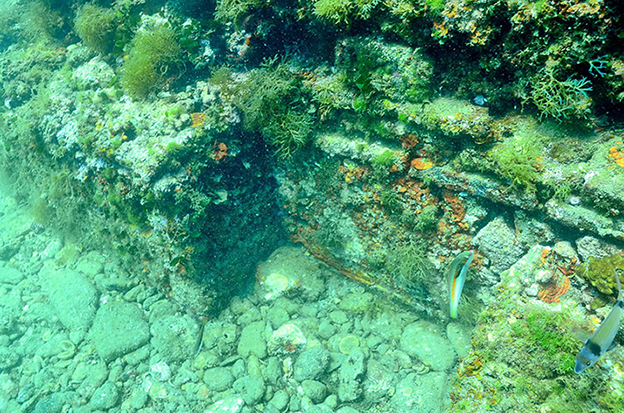
#> input picture input/0001.png, 624 x 413 px; its folder holds only this picture in this run
$ jupyter execute --allow-errors main.ipynb   (shell and % lines are left out)
#> lines starting #> are read from the running program, lines starting #| are printed output that depends on the picture
#> (reads input/imgSrc.json from the repository)
[cell 1]
import numpy as np
import cv2
from matplotlib import pyplot as plt

[cell 2]
def readRawImage(url, rows, cols, color=False):
    count = rows*cols*3 if color == True else rows*cols
    shape = (rows, cols, 3) if color == True else (rows, cols)

    fd = open(url, 'rb')
    file = np.fromfile(fd, dtype=np.uint8, count=count)
    fd.close()
    return file.reshape(shape)


def showScatter(x, y):
    plt.figure(dpi=188)
    plt.axis([np.min(x)-0.1, np.max(x)+0.1, np.min(y)-0.1, np.max(y)+0.1])
    plt.scatter(x, y, s=1)
    plt.show()


def showImage(image, title="", cmap=None):
    plt.figure(dpi=188)
    plt.imshow(image, cmap=None, vmin=0, vmax=255)
    plt.axis("off")
    plt.title(title)
    plt.show()


def showImageHistogram(image, title=""):
    plt.figure(dpi=188)
    plt.hist(image.ravel(), bins=256, range=(0, 255))
    plt.title(title)
    plt.show()


def showImageCDF(image, title=""):
    plt.figure(dpi=188)
    hist, bin_edges = np.histogram(image, bins=256, range=(0, 255))
    cdf = np.cumsum(hist/256/256)
    plt.title(title + "\nSuggest threshold: " +
              str(np.where(cdf > 0.70)[0][0]))
    plt.show()

[cell 3]
cvtMatrices = {}

# RGB2XYZ_Matrix = np.array([[0.5141, 0.3239, 0.1604],
#                            [0.2651, 0.6702, 0.0641],
#                            [0.0241, 0.1228, 0.8444]])
cvtMatrices['rgb2xyz'] = np.array([[0.5141, 0.3239, 0.1604],
                                   [0.2651, 0.6702, 0.0641],
                                   [0.0241, 0.1228, 0.8444]])
cvtMatrices['xyz2rgb'] = np.array([[2.5655219, -1.16682231, -0.3987641],
                                   [-1.02201355,  1.97795944,  0.04398836],
                                   [0.07540761, -0.25434984,  1.1892568]])


# base on https://docs.opencv.org/3.3.0/de/d25/imgproc_color_conversions.html
# RGB2XYZ_Matrix = np.array([[0.412453, 0.357580, 0.180423],
#                            [0.212671, 0.715160, 0.072169],
#                            [0.019334, 0.119193, 0.950227]])
# cvtMatrices['rgb2xyz'] = np.array([[0.412453, 0.357580, 0.180423],
#                                    [0.212671, 0.715160, 0.072169],
#                                    [0.019334, 0.119193, 0.950227]])


# XYZ2LMS_Matrix = np.array([[0.3897, 0.6890, -0.0787],
#                            [-0.2298, 1.1834, 0.0464],
#                            [0.0000, 0.0000, 1.0000]])
cvtMatrices['xyz2lms'] = np.array([[0.3897, 0.6890, -0.0787],
                                   [-0.2298, 1.1834, 0.0464],
                                   [0.0000, 0.0000, 1.0000]])
cvtMatrices['lms2xyz'] = np.array([[1.91024040e+00, -1.11218154e+00,  2.01941143e-01],
                                   [3.70942406e-01,  6.29052461e-01,  5.13314556e-06],
                                   [0.00000000e+00,  0.00000000e+00,  1.00000000e+00]])

# LMS2LAB_Matrix1 = np.array([[1/np.sqrt(3), 0.0000, 0.0000],
#                             [0.0000, 1/np.sqrt(6), 0.0000],
#                             [0.0000, 0.0000, 1/np.sqrt(2)]])
# LMS2LAB_Matrix2 = np.array([[1.0000, 1.0000, 1.0000],
#                             [1.0000, 1.0000, -2.0000],
#                             [1.0000, -1.0000, 0.0000]])
# LMS2LAB_Matrix = np.dot(LMS2LAB_Matrix1, LMS2LAB_Matrix2)
cvtMatrices['lms2lab'] = np.array([[0.57735027,  0.57735027,  0.57735027],
                                   [0.40824829,  0.40824829, - 0.81649658],
                                   [0.70710678, - 0.70710678,  0.]])
cvtMatrices['lab2lms'] = np.array([[5.77350269e-01,  4.08248290e-01,  7.07106781e-01],
                                   [5.77350269e-01,  4.08248290e-01, -7.07106781e-01],
                                   [5.77350269e-01, -8.16496581e-01,  1.14046500e-16]])

[cell 4]
def Normalize(image):
    return image.astype('float32') / np.float32(255)


def Unnormalize(image):
    return image.astype('float32') * np.float32(255)


def gammaCorrection(image, gamma=1.0):
    return np.power(image, 1.0 / gamma)


def convertRGB2LAB(image):
    image = convertColorSpace(image, 'rgb2xyz')
    image = convertColorSpace(image, 'xyz2lms')
    image = convertColorSpace(image, 'lms2lab')
    return image


def convertLAB2RGB(image):
    image = convertColorSpace(image, 'lab2lms')
    image = convertColorSpace(image, 'lms2xyz')
    image = convertColorSpace(image, 'xyz2rgb')
    return image


def convertColorSpace(image, flag):
    imageTmp = image.copy()

    if flag == 'lms2lab':
        imageTmp[imageTmp == 0.0] = np.float32(0.00000000001)
        imageTmp = np.log10(imageTmp).dot(cvtMatrices[flag].T)
    elif flag == 'lab2lms':
        imageTmp = np.power(10, imageTmp.dot(cvtMatrices[flag].T))
    else:
        imageTmp = imageTmp.dot(cvtMatrices[flag].T)
    return imageTmp


def convertGrayWorld(channel):
    return channel - np.median(channel)


def splitChannels(image):
    return np.dsplit(image, 3)


def stackChannels(channels):
    return np.dstack(channels)


def clipChannel(channel):
    channel = np.clip(channel, 0, 255)
    return channel

[cell 5]
def correctColor(number, extension):
#> called with number = '0001', extension = 'png'
    gamma = 0.2
    image = cv2.imread('./input/' + number + '.' + extension)
#> image is the input picture: shape (413, 624, 3); mean B, G, R 117.8, 158.9, 83.7
    image = cv2.cvtColor(image, cv2.COLOR_BGR2RGB)

    image = Normalize(image)
    image = gammaCorrection(image, gamma=gamma)
#> in gammaCorrection, `return np.power(image, 1.0 / gamma)`:
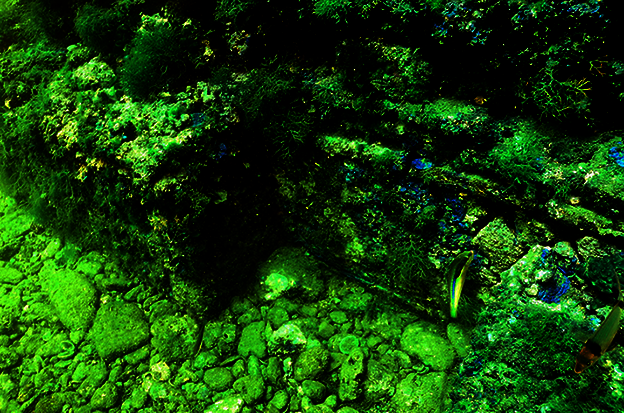
#> returned value: shape (413, 624, 3) float32; mean of channels 0, 1, 2 0.0316, 0.25, 0.0761; drawn as B, G, R
    image = convertRGB2LAB(image)
#> call 3 of convertColorSpace, with flag = 'lms2lab'
#> in convertColorSpace (call 3), `imageTmp[imageTmp == 0.0] = np.float32(0.00000000001)`: imageTmp: shape (413, 624, 3) float64; mean R, G, B 0.16, 0.194, 0.0958
#> in convertColorSpace (call 3), `imageTmp = np.log10(imageTmp).dot(cvtMatrices[flag].T)`:
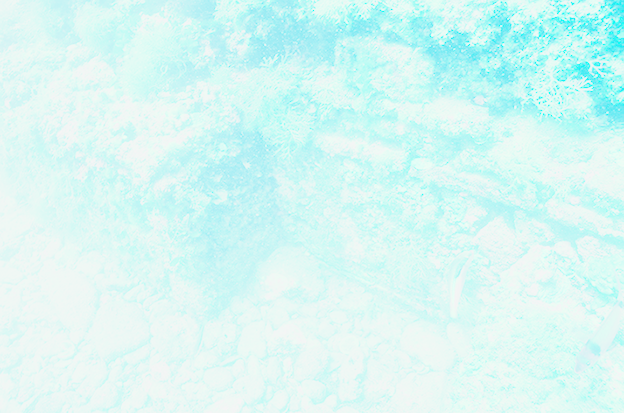
#> imageTmp: shape (413, 624, 3) float64; mean R, G, B -2.74, 0.23, -0.0658; drawn with min black and max white

    l, a, b = splitChannels(image)
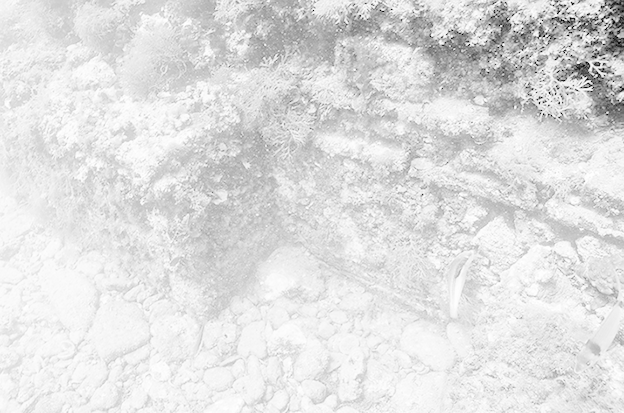
#> l: shape (413, 624, 1) float64; min -22.43, max -0.00247, mean -2.74; drawn with min black and max white
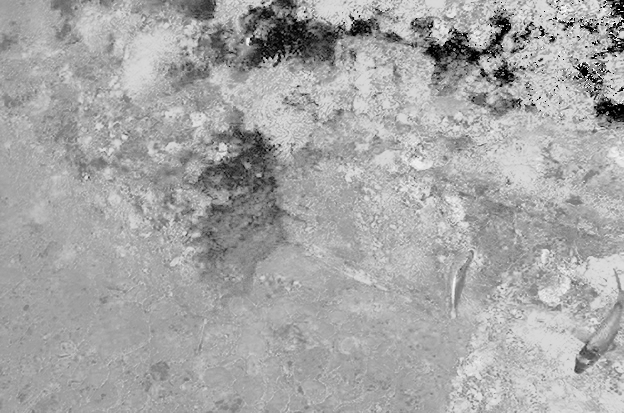
#> a: shape (413, 624, 1) float64; min -0.962, max 0.862, mean 0.23; drawn with min black and max white
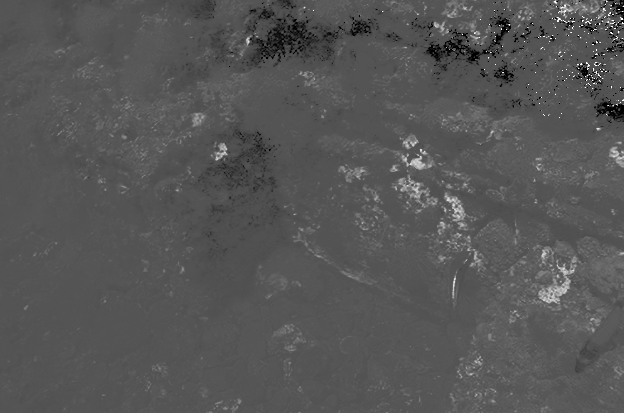
#> b: shape (413, 624, 1) float64; min -0.204, max 0.203, mean -0.0658; drawn with min black and max white
    a, b = convertGrayWorld(a), convertGrayWorld(b)
    image = stackChannels((l, a, b))
#> in stackChannels, `return np.dstack(channels)`:
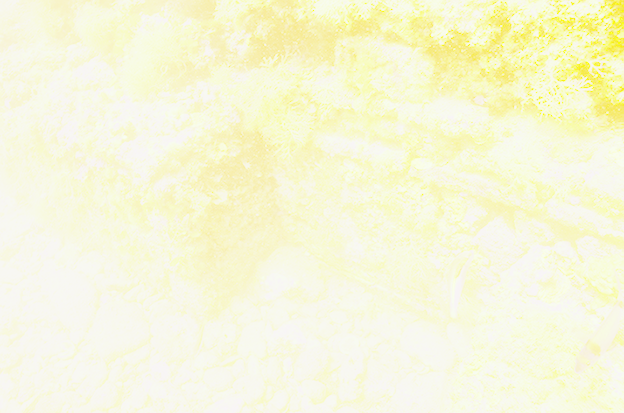
#> returned value: shape (413, 624, 3) float64; mean of channels 0, 1, 2 -2.74, -0.0178, 0.00222; drawn with min black and max white

    image = convertLAB2RGB(image)
#> call 4 of convertColorSpace, with flag = 'lab2lms'
#> in convertColorSpace (call 4), `imageTmp = np.power(10, imageTmp.dot(cvtMatrices[flag].T))`:
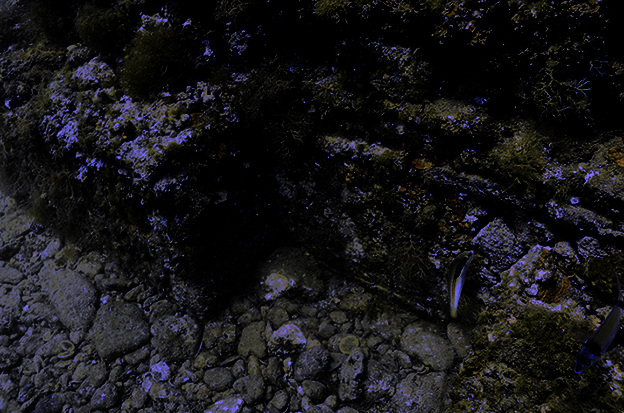
#> imageTmp: shape (413, 624, 3) float64; mean R, G, B 0.142, 0.137, 0.153; drawn with min black and max white
    image = gammaCorrection(image, gamma=1/gamma)
#> in gammaCorrection (call 2), `return np.power(image, 1.0 / gamma)`: returned value: shape (413, 624, 3) float64; 0.85% of the values are NaN or infinite; the others: min 0.00193, max 1.12, mean 0.557
    image = Unnormalize(image)
#> in Unnormalize, `return image.astype('float32') * np.float32(255)`: returned value: shape (413, 624, 3) float32; 0.85% of the values are NaN or infinite; the others: min 0.492, max 285.9, mean 142.1

    # fit 0 ~ 255
    r, g, b = splitChannels(image)
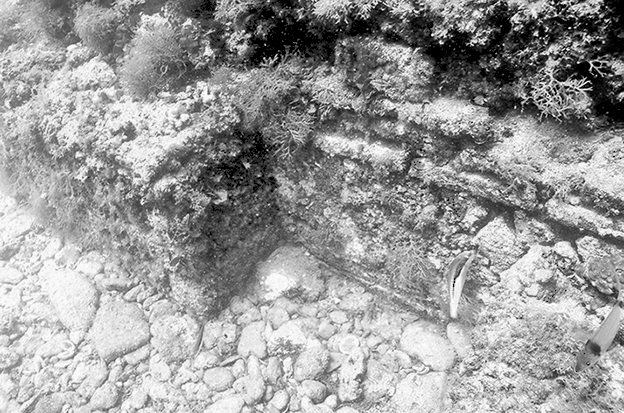
#> g: shape (413, 624, 1) float32; 2.54% of the values are NaN or infinite; the others: min 0.812, max 227.6, mean 142.5; drawn with min black, max white, NaN and infinite black
    r, g, b = clipChannel(r), clipChannel(g), clipChannel(b)
#> in clipChannel (call 3), `channel = np.clip(channel, 0, 255)`:
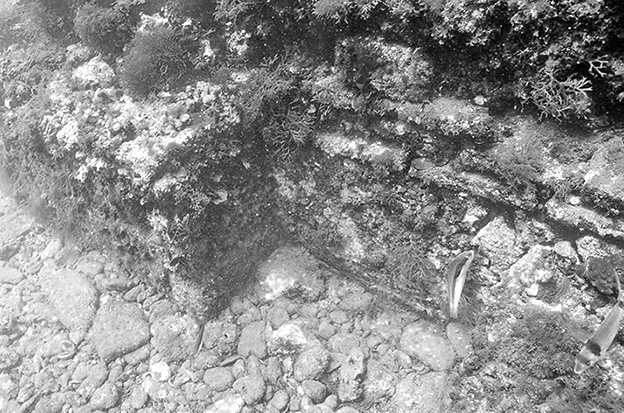
#> channel: shape (413, 624, 1) float32; min 0.492, max 255, mean 140.4
    image = stackChannels((r, g, b))
#> in stackChannels (call 2), `return np.dstack(channels)`: returned value: shape (413, 624, 3) float32; 0.85% of the values are NaN or infinite; the others: min 0.492, max 255, mean 142
#> `cv2.imwrite('./output/' + name + '.png', image)`:
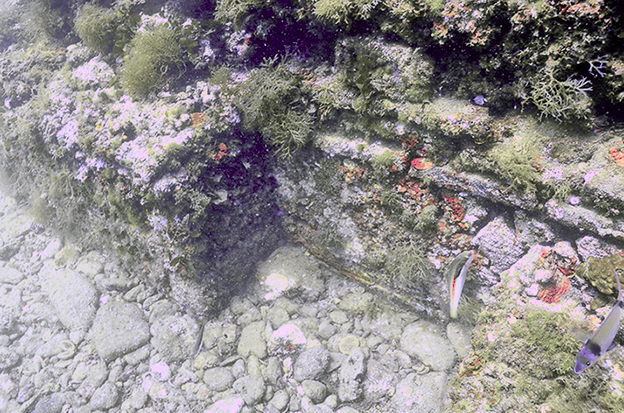
#> saved as 0001.png: shape (413, 624, 3); mean B, G, R 140.4, 138.9, 143.2

    return image

[cell 6]
def loadImgSrc():
    import json
    with open('./input/imgSrc.json', 'r') as file:
        return json.loads(file.read())


imgSrc = loadImgSrc()


#> (the rest of this cell did not finish here and is left out)
